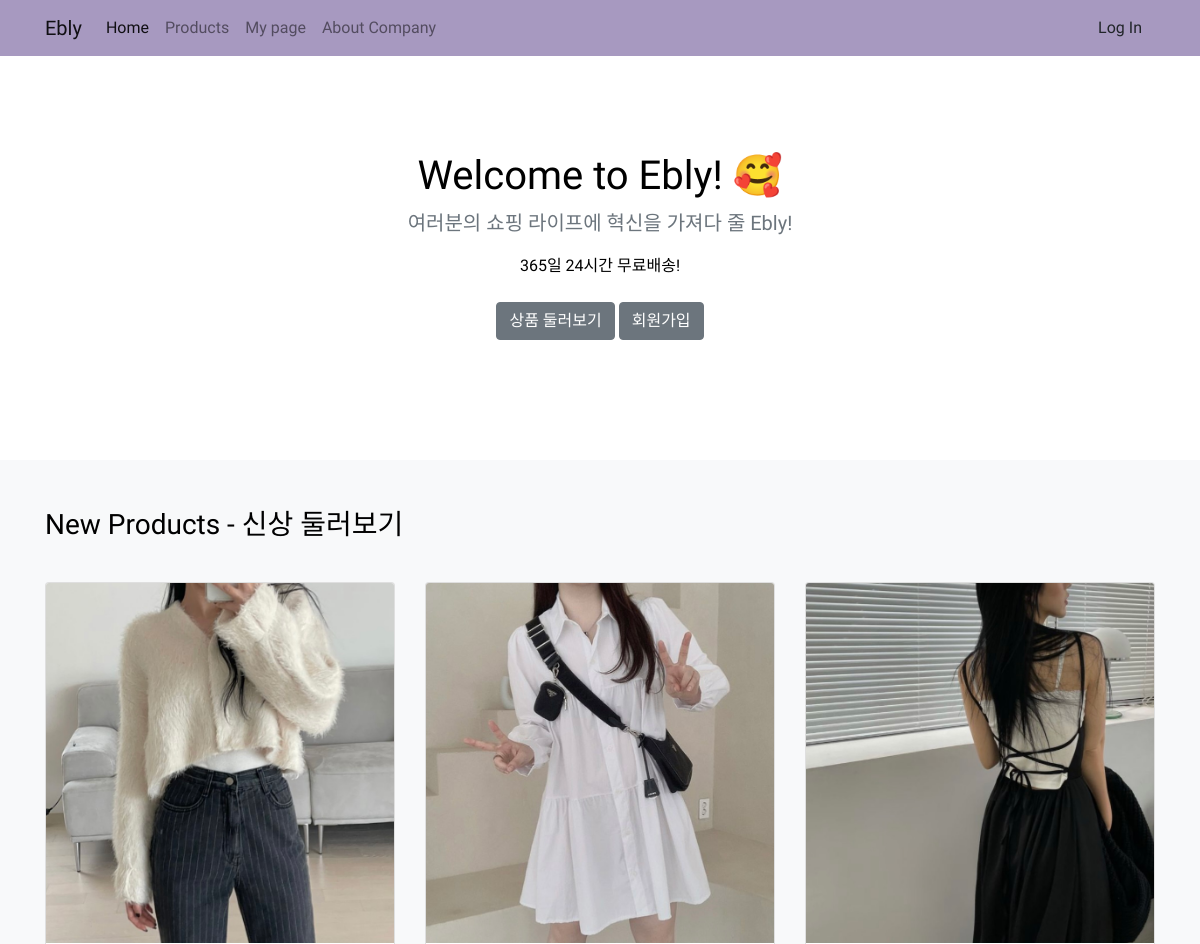
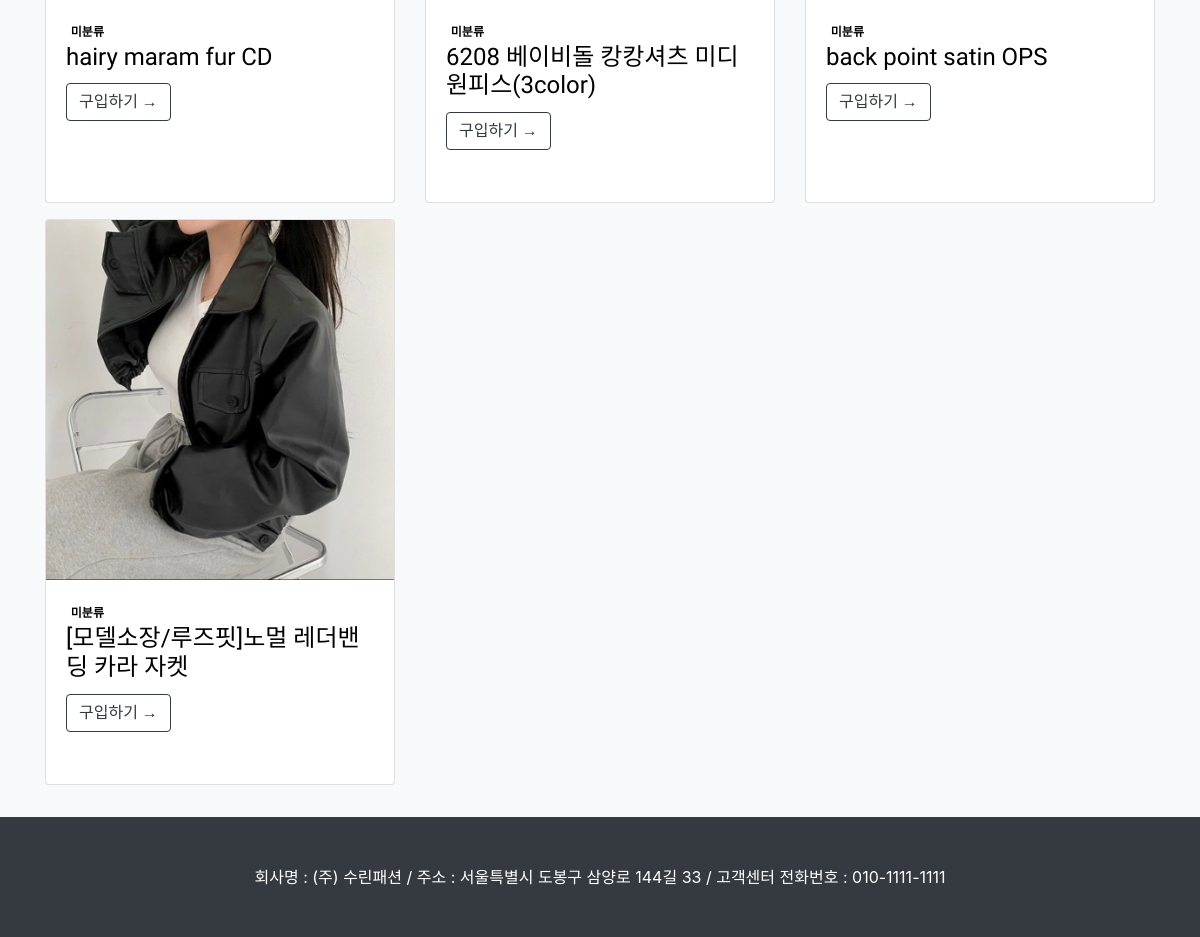
Before: / with the older database file (2 pictures, top to bottom).
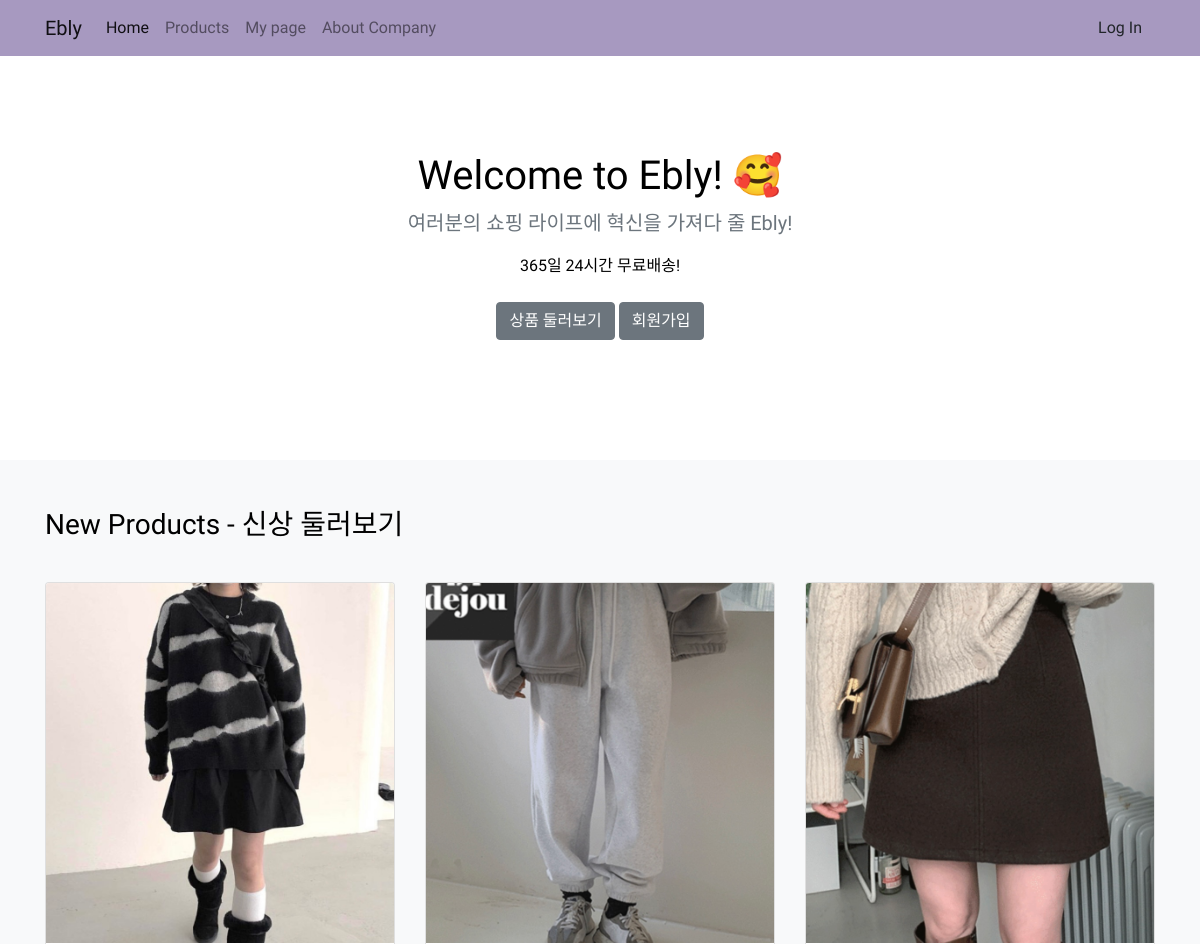
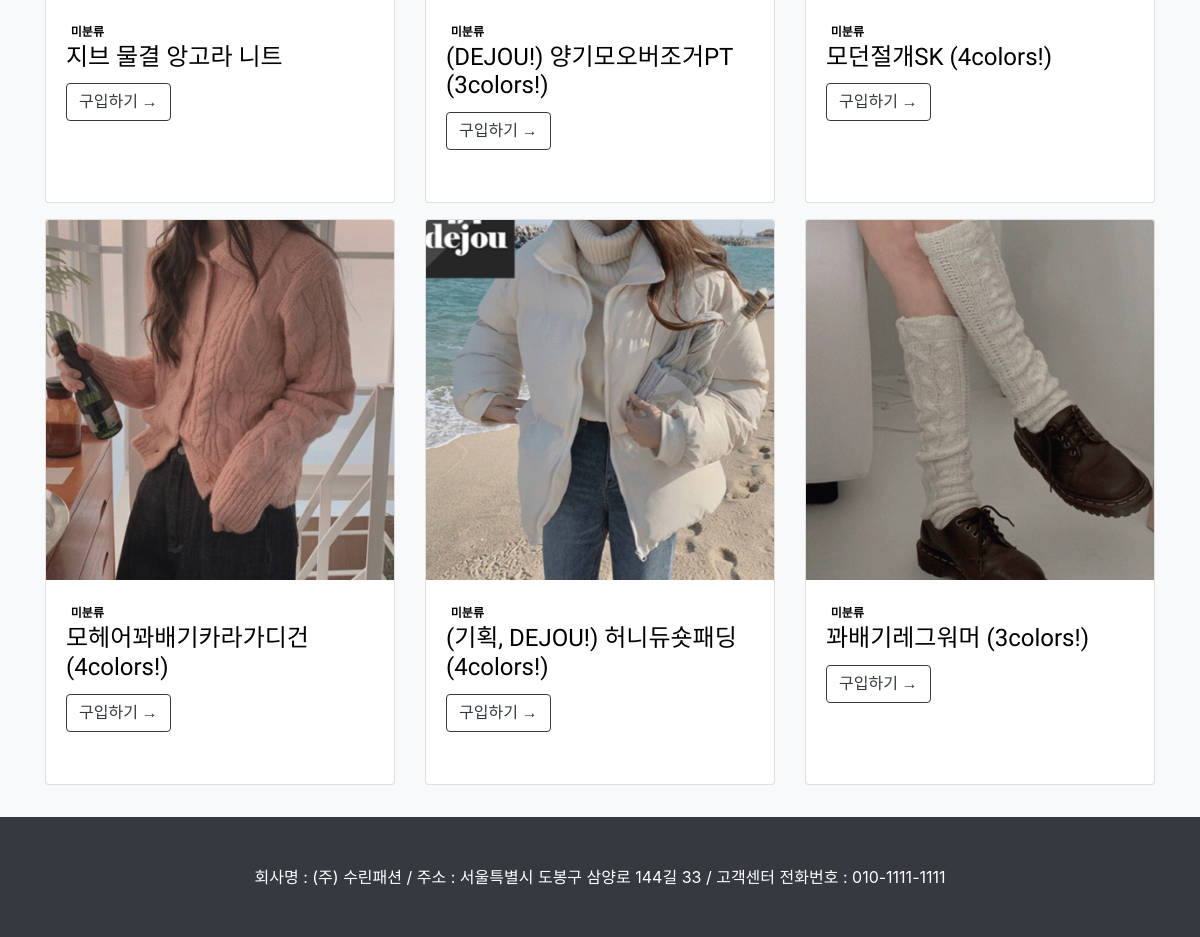
After: the same page with the newer database file (2 pictures, top to bottom).
### shop/models.py (models this page shows)
class Good(models.Model):
    name = models.TextField()
    about = models.TextField()
    price = models.IntegerField()
    inventory = models.IntegerField(blank=False)
    image = models.ImageField(upload_to='shop/images/', blank=False)
    from_url = models.URLField()
    def __str__(self):
        return f'{self.name}'
    def get_absolute_url(self):
        return f'/shop/{self.pk}/'

### home/views.py (the view)
# urls.py: path('', views.home),
def home(request):
    new_goods = Good.objects.order_by('-pk')[:6]
    return render(request, 'home/index.html', {'new_goods': new_goods})

### home/templates/home/index.html (shortened to what this page needs)
<!DOCTYPE html>
{% load static %}
<html lang="en">
<head>
    <link href="{% static 'shop/css/font.css' %}" rel="stylesheet" type="text/css" media="screen">
    <link href="{% static 'shop/bootstrap/bootstrap.min.css' %}" rel="stylesheet" type="text/css" media="screen">
</head>
<body>
    {% include 'shop/navbar.html' %}
<main class="web-font">
  <section class="py-5 text-center container">
    <div class="row py-lg-5">
      <div class="col-lg-6 col-md-8 mx-auto">
        <h1 class="fw-light">Welcome to Ebly! 🥰</h1>
        <p class="lead text-muted">여러분의 쇼핑 라이프에 혁신을 가져다 줄 Ebly!
          <p>365일 24시간 무료배송!
        <p>
          <a href="/shop" class="btn btn-secondary my-2">상품 둘러보기</a>
          <a href="#" class="btn btn-secondary my-2">회원가입</a>
        </p>
      </div>
    </div>
  </section>
  <div class="album py-5 bg-light">
    <div class="container">
      <div>
        <strong>
          <h3>New Products - 신상 둘러보기</h3>
        </strong>
      </div>
      <div class="row row-cols-1 row-cols-sm-2 row-cols-md-3 g-3">
        {% for good in new_goods %}
        <div class="col-sm-4 mt-3">
                <div class="card mb-3 mt-3 h-100">
                    <div>
                        <img class="card-img-top" src="{{ good.image.url }}" alt="{{ good }}" />
                    </div>
                    <div class="card-body">
                        <span class="badge bg-outline-dark float-rigth">미분류</span>
                        <h3 class="card-title h4">{{ good.name }}</h3>
                        <a class="btn btn-outline-dark" href="{{ good.get_absolute_url }}">구입하기 →</a>
                    </div>
                </div>
            </div>
        {% endfor %}
      </div>
    </div>
  </div>
</main>
    {% include 'shop/footer.html' %}
  </body>
</body>
</html>

Changed rows visible on the page:
no longer on this page (row unchanged): Good: image (picture), name "hairy maram fur CD"
no longer on this page (row unchanged): Good: image (picture), name "6208 베이비돌 캉캉셔츠 미디원피스(3color)"
no longer on this page (row unchanged): Good: image (picture), name "back point satin OPS"
no longer on this page (row unchanged): Good: image (picture), name "[모델소장/루즈핏]노멀 레더밴딩 카라 자켓"
added Good: image (picture), name "지브 물결 앙고라 니트"
added Good: image (picture), name "(DEJOU!) 양기모오버조거PT (3colors!)"
added Good: image (picture), name "모던절개SK (4colors!)"
added Good: image (picture), name "모헤어꽈배기카라가디건 (4colors!)"
added Good: image (picture), name "(기획, DEJOU!) 허니듀숏패딩 (4colors!)"
added Good: image (picture), name "꽈배기레그워머 (3colors!)"
